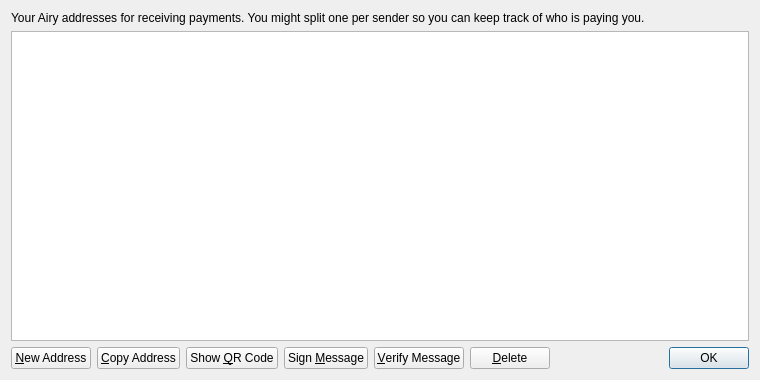
<?xml version="1.0" encoding="UTF-8"?>
<ui version="4.0">
 <class>AddressBookPage</class>
 <widget class="QWidget" name="AddressBookPage">
  <property name="geometry">
   <rect>
    <x>0</x>
    <y>0</y>
    <width>760</width>
    <height>380</height>
   </rect>
  </property>
  <property name="windowTitle">
   <string>Address Book</string>
  </property>
  <layout class="QVBoxLayout" name="verticalLayout">
   <item>
    <widget class="QLabel" name="labelExplanation">
     <property name="text">
      <string>Your Airy addresses for receiving payments. You might split one per sender so you can keep track of who is paying you.</string>
     </property>
     <property name="textFormat">
      <enum>Qt::PlainText</enum>
     </property>
     <property name="wordWrap">
      <bool>true</bool>
     </property>
    </widget>
   </item>
   <item>
    <widget class="QTableView" name="tableView">
     <property name="contextMenuPolicy">
      <enum>Qt::CustomContextMenu</enum>
     </property>
     <property name="toolTip">
      <string>Double-click to edit address or label</string>
     </property>
     <property name="tabKeyNavigation">
      <bool>false</bool>
     </property>
     <property name="selectionMode">
      <enum>QAbstractItemView::SingleSelection</enum>
     </property>
     <property name="selectionBehavior">
      <enum>QAbstractItemView::SelectRows</enum>
     </property>
     <property name="sortingEnabled">
      <bool>true</bool>
     </property>
     <attribute name="verticalHeaderVisible">
      <bool>false</bool>
     </attribute>
    </widget>
   </item>
   <item>
    <layout class="QHBoxLayout" name="horizontalLayout">
     <item>
      <widget class="QPushButton" name="newAddressButton">
       <property name="toolTip">
        <string>Create a new address</string>
       </property>
       <property name="text">
        <string>&amp;New Address</string>
       </property>
      </widget>
     </item>
     <item>
      <widget class="QPushButton" name="copyToClipboard">
       <property name="toolTip">
        <string>Copy the currently selected address to the system clipboard</string>
       </property>
       <property name="text">
        <string>&amp;Copy Address</string>
       </property>
      </widget>
     </item>
     <item>
      <widget class="QPushButton" name="showQRCode">
       <property name="text">
        <string>Show &amp;QR Code</string>
       </property>
      </widget>
     </item>
     <item>
      <widget class="QPushButton" name="signMessage">
       <property name="toolTip">
        <string>Sign a message to prove you own a Airy address</string>
       </property>
       <property name="text">
        <string>Sign &amp;Message</string>
       </property>
      </widget>
     </item>
     <item>
      <widget class="QPushButton" name="verifyMessage">
       <property name="toolTip">
        <string>Verify a message to ensure it was signed with a specified Airy address</string>
       </property>
       <property name="text">
        <string>&amp;Verify Message</string>
       </property>
      </widget>
     </item>
     <item>
      <widget class="QPushButton" name="deleteButton">
       <property name="toolTip">
        <string>Delete the currently selected address from the list</string>
       </property>
       <property name="text">
        <string>&amp;Delete</string>
       </property>
      </widget>
     </item>
     <item>
      <spacer name="horizontalSpacer">
       <property name="orientation">
        <enum>Qt::Horizontal</enum>
       </property>
       <property name="sizeHint" stdset="0">
        <size>
         <width>40</width>
         <height>20</height>
        </size>
       </property>
      </spacer>
     </item>
     <item>
      <widget class="QDialogButtonBox" name="buttonBox">
       <property name="sizePolicy">
        <sizepolicy hsizetype="Maximum" vsizetype="Fixed">
         <horstretch>0</horstretch>
         <verstretch>0</verstretch>
        </sizepolicy>
       </property>
       <property name="standardButtons">
        <set>QDialogButtonBox::Ok</set>
       </property>
      </widget>
     </item>
    </layout>
   </item>
  </layout>
 </widget>
 <resources>
  <include location="../bitcoin.qrc"/>
 </resources>
 <connections/>
</ui>
